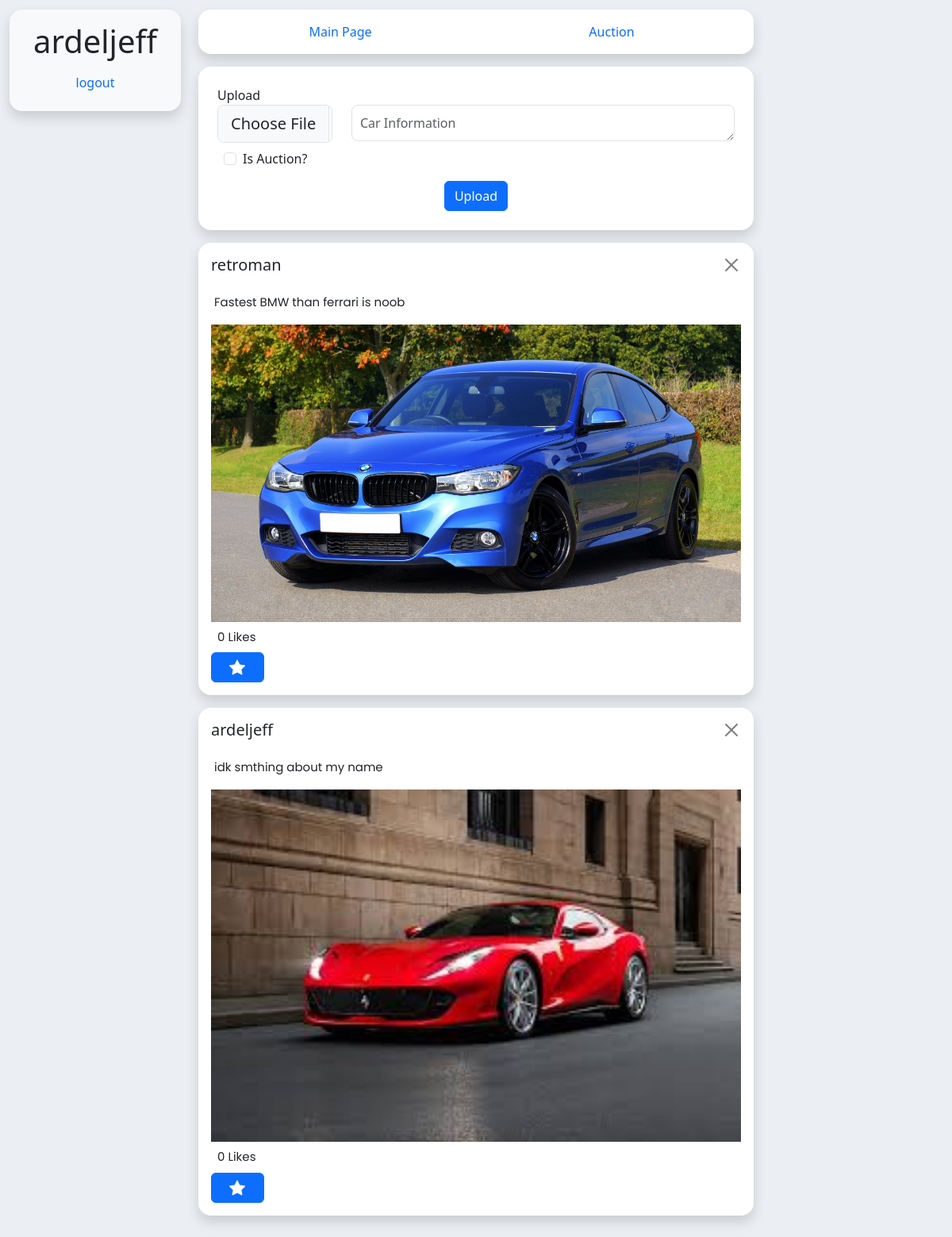
Page /main_page.php?username=ardeljeff&acctid=2&is_auction=0 (signed in) on the committed database.
### tables this page shows
CREATE TABLE `tbluseraccount` (
  `acctid` int(5) NOT NULL,
  `emailadd` varchar(255) NOT NULL,
  `username` varchar(20) NOT NULL,
  `password` varchar(255) NOT NULL,
  `is_admin` tinyint(1) NOT NULL DEFAULT 0,
  `is_user` tinyint(1) NOT NULL
);

CREATE TABLE `tblpost` (
  `post_id` int(11) NOT NULL,
  `author_id` int(11) DEFAULT NULL,
  `post_image` varchar(255) DEFAULT NULL,
  `post_information` text DEFAULT NULL,
  `post_likes` int(11) DEFAULT 0,
  `is_auction` tinyint(1) DEFAULT NULL,
  `is_active` int(11) NOT NULL DEFAULT 1
);

### includes/display.php (the view, shortened to what this page needs)
<?php
    $is_auction = $_GET['is_auction'];
    $query = "SELECT
            acc.acctid, acc.username, acc.is_admin,
            a.author_id, a.acctid,
            p.post_id, p.author_id, p.post_image, p.post_information,
            p.is_auction, p.post_likes, p.is_active
        FROM tbluseraccount AS acc
        RIGHT JOIN tblauthor AS a
        ON acc.acctid = a.acctid
        RIGHT JOIN tblpost AS p
        ON a.author_id = p.author_id
        WHERE p.is_active = 1
        AND p.is_auction = $is_auction
        ORDER BY p.post_id DESC;
    ";
        $username = $_GET["username"];
        $acctid = $_GET["acctid"];
        try{
            $result = mysqli_query($conn,$query);
        }
        catch(Exception $e){
            echo'<div style="width: 100%; text-align: center; color:red;">cannot load, an error has occured</div>';
            return;
        }
        ?>
        <?php
        while($row = mysqli_fetch_assoc($result)){
            echo'<div class="card-div mb-3 shadow bg-body p-3 rounded-4">';
            if($isAdmin || $acctid == $row['acctid']){
                echo '
                <div class="delete-btn-container">
                    <button type="button" id="delete-post-'.$row['post_id'].'" class="position-absolute btn-close" aria-label="Close"></button>
                </div>';
            }
            echo'    <div class="row name-div">
                    <p class="h5">'.$row["username"].'</p>
                    </div>
                <div class="row information-div p-3">
                    '. $row["post_information"].'
                </div>
                <div class=" image-div">
                    <img src="'.($row['post_image']).'" alt="Car Image">
                </div>';
            echo '
            <div>
                <div class="like-count p-2">
                    '.$row["post_likes"].'
                    Likes
                </div>
                    <a href="/includes/likes.php?post_id='.$row['post_id'].'&username='.$username.'&acctid='.$acctid.'" class="like-btn pt-2 pb-2 rounded btn btn-primary">
                        <svg xmlns="http://www.w3.org/2000/svg" width="20" height="20" fill="currentColor" class="bi bi-star-fill" viewBox="0 0 16 16">
                            <path d="M3.612 15.443c-.386.198-.824-.149-.746-.592l.83-4.73L.173 6.765c-.329-.314-.158-.888.283-.95l4.898-.696L7.538.792c.197-.39.73-.39.927 0l2.184 4.327 4.898.696c.441.062.612.636.282.95l-3.522 3.356.83 4.73c.078.443-.36.79-.746.592L8 13.187l-4.389 2.256z"/>
                        </svg>
                    </a>
            </div>
            ';
            echo'</div>
        ';
        }
?>

### main_page.php (shortened to what this page needs)
<?php
    require 'connect.php';
    $username = $_GET["username"];
    $checkIfAdminQuery = "SELECT * FROM tbluseraccount WHERE username = ? AND is_admin = 1";
    $checkIfAdmin = $conn->prepare($checkIfAdminQuery);
    $checkIfAdmin->bind_param("s",$username);
    $checkIfAdmin->execute();
    $result = $checkIfAdmin->get_result()->fetch_assoc();
    $isAdmin = null;
    if($result){
        $isAdmin = $result["is_admin"];
    }
?>
<!DOCTYPE html>
<html lang="en">
<head>
    <link rel="stylesheet" href="css/css/bootstrap.min.css">
    <link rel="stylesheet" href="css/main_page.css">
    <link rel="stylesheet" href="css/like_btn.css">
</head>
<body>
    <div class="nav shadow floating-nav rounded-4 navbar navbar-expand-lg navbar-light bg-light mb-3">
        <div class="container element-container">
            <div class="name-container p-2 text-center">
                <h1>
                    <?php
                        echo($username);
                    ?>
                </h1>
            </div>
        </div>
        <div class="utility-buttons">
                <ul class="list-inline">
                    <li class="list-inline-item"><a href="includes/logout.php" class="link-underline link-underline-opacity-0" id="logout-btn">logout</a></li>
                </ul>
            </div>
    </div>
    <div class="main-page-container container">
        <div class="news-feed-container row">
            <div class="navigation bg-body shadow mb-3 rounded-4">
                <div class="nav-buttons">
                    <ul class="list-inline pt-3 page-list">
                        <li class="list-inline-item"><a class="link-underline link-underline-opacity-0" href="main_page.php?username=<?php echo($username) ?>&acctid=<?php echo($_GET['acctid']); ?>&is_auction=0">Main Page</a></li>
                        <li class="list-inline-item"><a class="link-underline link-underline-opacity-0" href="auction.php?username=<?php echo($username) ?>&acctid=<?php echo($_GET['acctid']); ?>&is_auction=1">Auction</a></li>
                    </ul>
                </div>
            </div>
            <div class="upload-container mb-3 shadow bg-body  p-3 rounded-4">
                <div class="upload-form-container">
                    <div class="row p-2">
                        <label for="message">Upload</label>
                        <form method="post" id="uploadForm" action="includes/upload.php" enctype="multipart/form-data">
                            <div class="row message-div">
                                <div class="col-3 form-group">
                                    <input class="form-control form-control-lg image-input" accept=".jpg, .jpeg, .png" type="file" id="image" name="image" required>
                                </div>
                                <div class="col">
                                    <textarea placeholder="Car Information" name="message" id="message" class="form-control rounded-3" cols="30" rows="1"></textarea>
                                </div>
                            </div>
                            <div class="form-check m-2">
                                <input class="form-check-input" type="checkbox" value="true" id="flexCheckIndeterminate" name="is_auction">
                                <label class="form-check-label" for="flexCheckIndeterminate">Is Auction?</label>
                            </div>
                            <div class="button-div mt-3">
                                <button type="submit" class="btn btn-primary">Upload</button>
                            </div>
                        </form>
                    </div>
                </div>
            </div>
            <?php
            if(isset($_GET['username']) && isset($_GET['acctid'])) {
                include 'includes/display.php';
            }
            ?>
        </div>
    </div>
</body>
</html>

### css/main_page.css (style rules this page uses)
* { box-sizing: border-box; padding: 0; margin: 0; }
body { padding: clamp(5px,1vw,20px); background-color: rgb(235, 239, 243); }
.main-page-container { width: clamp(400px, 60%, 700px); }
#message { width: 100%; box-sizing: border-box; padding: clamp(2px,1vw,10px); }
.image-div img { width: 100%; }
.button-div { width: 100%; display: flex; justify-content: center; }
.floating-nav { position: absolute; z-index: 10; background-color: white; width: min(400px,18vw); display: flex; flex-direction: column; }
.element-container { display: flex; flex-direction: column; }
.delete-btn-container { width: 100%; display: flex; justify-content: flex-end; }
.information-div, .like-count { font-family: "Poppins", sans-serif; font-size: 15px; }
.page-list { width: 100%; display: flex; justify-content: center; }
.page-list li { width: 50%; text-align: center; }

### css/like_btn.css (style rules this page uses)
.like-btn { width: 10%; display: flex; justify-content: center; }

### rows in the picture
tbluseraccount: username "retroman", tblpost.post_information "Fastest BMW than ferrari is noob", tblpost.post_image (picture), tblpost.post_likes "0"
tbluseraccount: is_admin 1 (drawn), username "ardeljeff", tblpost.post_information "idk smthing about my name", tblpost.post_image (picture), tblpost.post_likes "0"

### other values in the picture
$username "ardeljeff"
